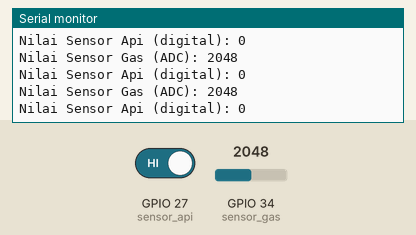
This sketch was run on a simulated ESP32. Parts: the last lines printed to the serial monitor. Inputs (shaded band) come from the test bench; at power-on: GPIO 34 (sensor_gas) = 2048, GPIO 27 (sensor_api) HIGH.

Above: at 1.3 s.
1.4 s: GPIO 34 (sensor_gas) set to 2866
At 1.9 s:
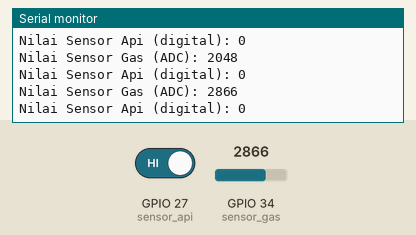
2.9 s: GPIO 27 (sensor_api) driven LOW
At 3.4 s:
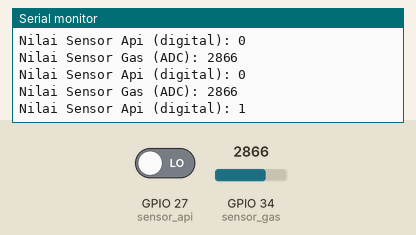
4.4 s: GPIO 34 (sensor_gas) set to 3603
At 4.9 s:
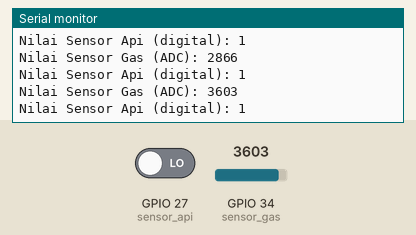
Timing chart, 0 to 7.4 s (numbered marks = the images above; inputs shaded):
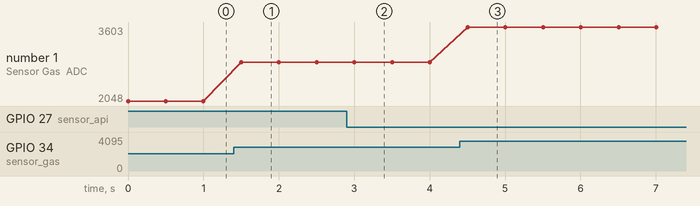

Measured:
- after the input at 1.4 s, the serial monitor: prints a new line after 0.10 s (image 1)
- after the input at 2.9 s, the serial monitor: prints a new line after 0.10 s (image 2)
- after the input at 4.4 s, the serial monitor: prints a new line after 0.10 s (image 3)
- plotted number 1: 2048 → 2866 after the input at 1.4 s, 2866 → 3603 after the input at 4.4 s

The sketch:

input_test.ino
```cpp
const int sensor_gas = 34;   // GPIO34 = ADC
const int sensor_api = 27;   // GPIO27 = digital input

int sensorGas_ADC;
int sensorApi_Value;

void setup() {
  Serial.begin(115200);
  pinMode(sensor_gas, INPUT);
  pinMode(sensor_api, INPUT);
}

void loop() {
  sensorGas_ADC = analogRead(sensor_gas);          // nilai ADC gas (0–4095)
  sensorApi_Value = !digitalRead(sensor_api);      // dibalik karena aktif LOW

  Serial.println("Nilai Sensor Gas (ADC): " + String(sensorGas_ADC));
  Serial.println("Nilai Sensor Api (digital): " + String(sensorApi_Value));
  delay(500);
}
```
